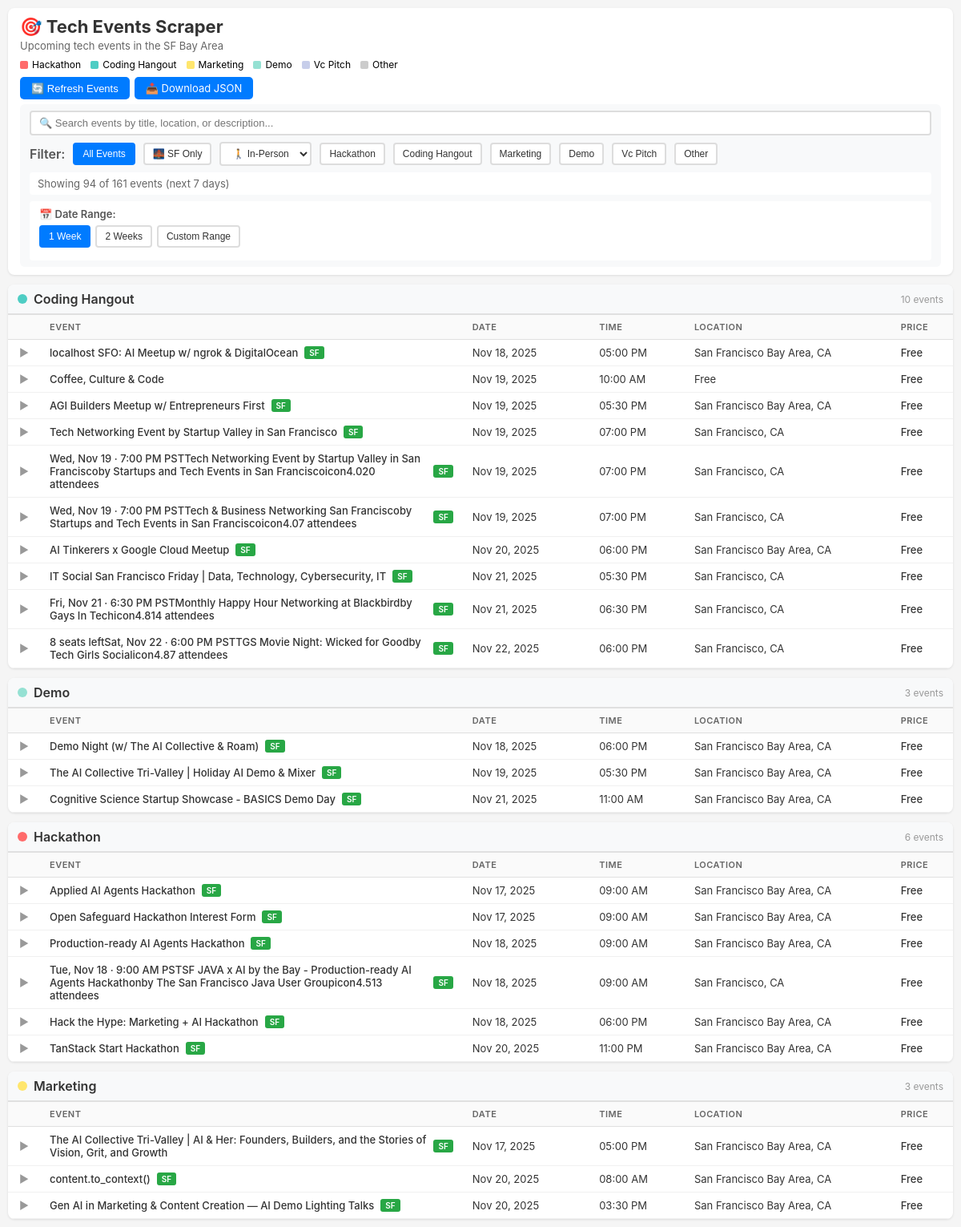
The page / (upper part) on the database its author committed.
### tables this page shows
CREATE TABLE events (
    id INTEGER PRIMARY KEY AUTOINCREMENT,
    title VARCHAR(500) NOT NULL,
    event_date TEXT NOT NULL,  -- Changed from DATE to TEXT
    event_time TEXT,            -- Changed from TIME to TEXT
    location VARCHAR(500),
    url VARCHAR(1000) UNIQUE,
    description TEXT,
    category VARCHAR(50),
    source VARCHAR(100),
    price VARCHAR(100),
    created_at TIMESTAMP DEFAULT CURRENT_TIMESTAMP,
    updated_at TIMESTAMP DEFAULT CURRENT_TIMESTAMP, is_virtual INTEGER DEFAULT 0,
    UNIQUE(title, event_date)
);

### app.py (the view)
@app.route('/')
def index():
    events = get_all_events()
    for event in events:
        event['color'] = CATEGORY_COLORS.get(event['category'], '#CCCCCC')
        event['is_sf'] = is_sf_location(event.get('location', ''))
        if event.get('is_virtual') is None:
            event['is_virtual'] = is_virtual_event(
                event.get('title', ''),
                event.get('description', ''),
                event.get('location', '')
            )
        if event.get('event_date'):
            if isinstance(event['event_date'], str):
                try:
                    event['event_date'] = datetime.strptime(event['event_date'], '%Y-%m-%d').date()
                except:
                    pass
        if event.get('event_time'):
            if isinstance(event['event_time'], str):
                try:
                    event['event_time'] = datetime.strptime(event['event_time'], '%H:%M:%S').time()
                except:
                    try:
                        event['event_time'] = datetime.strptime(event['event_time'], '%H:%M:%S.%f').time()
                    except:
                        pass
    events_by_category = {}
    for event in events:
        category = event['category']
        if category not in events_by_category:
            events_by_category[category] = []
        events_by_category[category].append(event)
    Thread(target=export_to_json, args=(events,)).start()
    return render_template('index.html',
                         events_by_category=events_by_category,
                         category_colors=CATEGORY_COLORS)

### database/db_helper.py (called while the page is built)
@contextmanager
def get_db_connection():
    conn = sqlite3.connect(DB_PATH)
    conn.row_factory = sqlite3.Row  # Return rows as dictionaries
    try:
        yield conn
    finally:
        conn.close()

def get_all_events():
    with get_db_connection() as conn:
        cur = conn.cursor()
        cur.execute("""
            SELECT * FROM events
            WHERE event_date >= date('now')
            ORDER BY category, event_date, event_time
        """)
        return [dict(row) for row in cur.fetchall()]

### scrapers/categorizer.py (called while the page is built)
def is_sf_location(location):
    if not location:
        return False
    location_lower = location.lower()
    if any(non_sf_city in location_lower for non_sf_city in Config.NON_SF_CITIES):
        return False
    if ' sf' in location_lower or ',sf' in location_lower or location_lower.startswith('sf'):
        if 'south sf' not in location_lower and 'ssf' not in location_lower:
            return True
    return any(sf_keyword in location_lower for sf_keyword in Config.SF_LOCATIONS)

### templates/index.html (shortened to what this page needs)
<!DOCTYPE html>
<html lang="en">
<head>
</head>
<body>
    <div class="container">
        <header>
            <h1>🎯 Tech Events Scraper</h1>
            <p class="subtitle">Upcoming tech events in the SF Bay Area</p>
            <div class="legend">
                {% for category, color in category_colors.items() %}
                <div class="legend-item">
                    <div class="legend-color" style="background: {{ color }}"></div>
                    <span>{{ category.replace('_', ' ').title() }}</span>
                </div>
                {% endfor %}
            </div>
            <div class="controls">
                <button onclick="refreshEvents()">🔄 Refresh Events</button>
                <a href="/static/events_export.json" download class="button">
                    📥 Download JSON
                </a>
            </div>
            <div class="search-filter">
                <input type="text"
                       id="searchBox"
                       class="search-box"
                       placeholder="🔍 Search events by title, location, or description..."
                       onkeyup="filterEvents()">
                <div class="filter-group">
                    <span class="filter-label">Filter:</span>
                    <button class="filter-btn active" onclick="filterByCategory('all')">All Events</button>
                    <button class="filter-btn" onclick="filterByLocation('sf')">🌉 SF Only</button>
                    <select class="virtual-dropdown" onchange="filterByVirtual(this.value)">
                        <option value="non-virtual">🚶 In-Person</option>
                    </select>
                    {% for category in category_colors.keys() %}
                    <button class="filter-btn" onclick="filterByCategory('{{ category }}')">
                        {{ category.replace('_', ' ').title() }}
                    </button>
                    {% endfor %}
                </div>
                <div class="stats" id="stats">
                </div>
                <div class="date-filter">
                    <span class="date-filter-label">📅 Date Range:</span>
                    <div class="date-buttons">
                        <button class="date-btn active" onclick="setDateFilter('1week')">1 Week</button>
                        <button class="date-btn" onclick="setDateFilter('2weeks')">2 Weeks</button>
                        <button class="date-btn" onclick="toggleCustomDateRange()">Custom Range</button>
                    </div>
                </div>
            </div>
        </header>
        {% for category, events in events_by_category.items() %}
        <div class="events-table-container">
            <div class="table-category-header">
                <div class="table-category-indicator" style="background: {{ category_colors[category] }}"></div>
                <h2 class="table-category-title">{{ category.replace('_', ' ') }}</h2>
                <span class="table-event-count">{{ events|length }} events</span>
            </div>
            <table class="events-table">
                <thead>
                    <tr>
                        <th style="width: 40px;"></th>
                        <th>Event</th>
                        <th>Date</th>
                        <th class="table-time-cell">Time</th>
                        <th class="table-location-cell">Location</th>
                        <th>Price</th>
                    </tr>
                </thead>
                <tbody>
                    {% for event in events %}
                    <tr class="expandable" onclick="toggleTableRow(this)" data-category="{{ category }}" data-virtual="{{ '1' if event.is_virtual else '0' }}">
                        <td class="table-expand-cell">
                            <span class="expand-icon">▶</span>
                        </td>
                        <td class="table-title-cell">
                            <a href="{{ event.url }}" target="_blank" onclick="event.stopPropagation()">
                                {{ event.title }}
                                {% if event.is_sf %}
                                <span class="table-sf-badge">SF</span>
                                {% endif %}
                            </a>
                        </td>
                        <td class="table-date-cell">
                            {{ event.event_date.strftime('%b %d, %Y') if event.event_date else 'TBD' }}
                        </td>
                        <td class="table-time-cell">
                            {{ event.event_time.strftime('%I:%M %p') if event.event_time else '-' }}
                        </td>
                        <td class="table-location-cell">
                            {{ event.location if event.location else '-' }}
                        </td>
                        <td class="table-price-cell">
                            {{ event.price if event.price else 'Free' }}
                        </td>
                    </tr>
                    {% endfor %}
                </tbody>
            </table>
        </div>
        {% endfor %}
    </div>
</body>
</html>

### templates/index.html (style rules this page uses)
* { margin: 0; padding: 0; box-sizing: border-box; }
body { font-family: -apple-system, BlinkMacSystemFont, 'Segoe UI', Roboto, sans-serif; background: #f5f5f5; padding: 10px; }
.container { max-width: 1200px; margin: 0 auto; }
header { background: white; padding: 10px 15px; border-radius: 8px; margin-bottom: 12px; box-shadow: 0 1px 3px rgba(0,0,0,0.1); }
h1 { color: #333; margin-bottom: 3px; font-size: 22px; }
.subtitle { color: #666; margin-bottom: 8px; font-size: 13px; }
.controls { margin-top: 8px; display: flex; gap: 6px; }
button, .button { background: #007bff; color: white; border: none; padding: 6px 14px; border-radius: 5px; cursor: pointer; font-size: 13px; text-decoration: none; display: inline-block; }
.legend { display: flex; gap: 12px; flex-wrap: wrap; margin-top: 6px; }
.legend-item { display: flex; align-items: center; gap: 5px; font-size: 12px; }
.legend-color { width: 10px; height: 10px; border-radius: 2px; }
.search-filter { background: #f8f9fa; padding: 8px 12px; border-radius: 6px; margin-top: 6px; }
.search-box { width: 100%; padding: 6px 10px; border: 2px solid #ddd; border-radius: 4px; font-size: 13px; margin-bottom: 8px; }
.filter-group { display: flex; gap: 10px; flex-wrap: wrap; align-items: center; }
.filter-label { font-weight: 600; color: #555; }
.filter-btn { padding: 5px 10px; border: 2px solid #ddd; background: white; border-radius: 4px; cursor: pointer; font-size: 12px; color: #333; transition: all 0.2s; }
.filter-btn.active { background: #007bff; color: white; border-color: #007bff; }
.virtual-dropdown { padding: 5px 10px; border: 2px solid #ddd; background: white; border-radius: 4px; cursor: pointer; font-size: 12px; color: #333; transition: all 0.2s; }
.stats { margin-top: 8px; padding: 6px 10px; background: white; border-radius: 4px; font-size: 13px; color: #666; }
.events-table-container { background: white; border-radius: 8px; margin-bottom: 12px; box-shadow: 0 1px 3px rgba(0,0,0,0.1); overflow: hidden; }
.table-category-header { background: #f8f9fa; padding: 8px 12px; border-bottom: 2px solid #e0e0e0; display: flex; align-items: center; gap: 8px; }
.table-category-indicator { width: 12px; height: 12px; border-radius: 50%; }
.table-category-title { font-size: 16px; font-weight: 600; color: #333; text-transform: capitalize; }
.table-event-count { color: #999; font-size: 12px; margin-left: auto; }
.events-table { width: 100%; border-collapse: collapse; }
.events-table thead { background: #fafafa; border-bottom: 1px solid #e0e0e0; }
.events-table th { text-align: left; padding: 8px 12px; font-weight: 600; font-size: 11px; color: #666; text-transform: uppercase; letter-spacing: 0.5px; }
.events-table tbody tr { border-bottom: 1px solid #f0f0f0; transition: background 0.15s; }
.events-table tbody tr.expandable { cursor: pointer; }
.events-table td { padding: 8px 12px; font-size: 13px; color: #333; vertical-align: middle; }
.table-title-cell { font-weight: 500; max-width: 400px; }
.table-title-cell a { color: #333; text-decoration: none; display: flex; align-items: center; gap: 8px; }
.table-date-cell { white-space: nowrap; color: #555; min-width: 120px; }
.table-time-cell { white-space: nowrap; color: #666; min-width: 90px; }
.table-location-cell { color: #666; max-width: 200px; overflow: hidden; text-overflow: ellipsis; white-space: nowrap; }
.table-price-cell { white-space: nowrap; font-weight: 500; color: #28a745; }
.table-expand-cell { width: 40px; text-align: center; }
.expand-icon { color: #999; transition: transform 0.2s; display: inline-block; }
.table-sf-badge { background: #28a745; color: white; padding: 2px 6px; border-radius: 3px; font-size: 10px; font-weight: 600; }
.date-filter { margin-top: 8px; padding: 8px 12px; background: white; border-radius: 4px; }
.date-filter-label { font-weight: 600; color: #555; margin-bottom: 6px; display: block; font-size: 13px; }
.date-buttons { display: flex; gap: 6px; margin-bottom: 8px; }
.date-btn { padding: 5px 10px; border: 2px solid #ddd; background: white; border-radius: 4px; cursor: pointer; font-size: 12px; color: #333; transition: all 0.2s; }
.date-btn.active { background: #007bff; color: white; border-color: #007bff; }

### rows shown on the page
events: replace "Coding Hangout", title "localhost SFO: AI Meetup w/ ngrok & DigitalOcean", event_date "Nov 18, 2025", event_time "05:00 PM", location "San Francisco Bay Area, CA", price "Free"
events: title "Coffee, Culture & Code", event_date "Nov 19, 2025", event_time "10:00 AM", location "Free", price "Free"
events: title "AGI Builders Meetup w/ Entrepreneurs First", shows "SF", event_date "Nov 19, 2025", event_time "05:30 PM", location "San Francisco Bay Area, CA", price "Free"
events: title "Tech Networking Event by Startup Valley in San Francisco", shows "SF", event_date "Nov 19, 2025", event_time "07:00 PM", location "San Francisco, CA", price "Free"
events: title "Wed, Nov 19 · 7:00 PM PSTTech Networking Event by Startup Valley in San Franciscoby Startups and Tech Events in San Franciscoicon4.020 attendees", shows "SF", event_date "Nov 19, 2025", event_time "07:00 PM", location "San Francisco, CA", price "Free"
events: title "Wed, Nov 19 · 7:00 PM PSTTech & Business Networking San Franciscoby Startups and Tech Events in San Franciscoicon4.07 attendees", shows "SF", event_date "Nov 19, 2025", event_time "07:00 PM", location "San Francisco, CA", price "Free"
events: title "AI Tinkerers x Google Cloud Meetup", shows "SF", event_date "Nov 20, 2025", event_time "06:00 PM", location "San Francisco Bay Area, CA", price "Free"
events: title "IT Social San Francisco Friday | Data, Technology, Cybersecurity, IT", shows "SF", event_date "Nov 21, 2025", event_time "05:30 PM", location "San Francisco, CA", price "Free"
events: title "Fri, Nov 21 · 6:30 PM PSTMonthly Happy Hour Networking at Blackbirdby Gays In Techicon4.814 attendees", shows "SF", event_date "Nov 21, 2025", event_time "06:30 PM", location "San Francisco, CA", price "Free"
events: title "8 seats leftSat, Nov 22 · 6:00 PM PSTTGS Movie Night: Wicked for Goodby Tech Girls Socialicon4.87 attendees", shows "SF", event_date "Nov 22, 2025", event_time "06:00 PM", location "San Francisco, CA", price "Free"
events: replace "Demo", title "Demo Night (w/ The AI Collective & Roam)", shows "SF", event_date "Nov 18, 2025", event_time "06:00 PM", location "San Francisco Bay Area, CA", price "Free"
events: title "The AI Collective Tri-Valley | Holiday AI Demo & Mixer", shows "SF", event_date "Nov 19, 2025", event_time "05:30 PM", location "San Francisco Bay Area, CA", price "Free"
events: title "Cognitive Science Startup Showcase - BASICS Demo Day", shows "SF", event_date "Nov 21, 2025", event_time "11:00 AM", location "San Francisco Bay Area, CA", price "Free"
events: replace "Hackathon", title "Applied AI Agents Hackathon", shows "SF", event_date "Nov 17, 2025", event_time "09:00 AM", location "San Francisco Bay Area, CA", price "Free"
events: title "Open Safeguard Hackathon Interest Form", shows "SF", event_date "Nov 17, 2025", event_time "09:00 AM", location "San Francisco Bay Area, CA", price "Free"
events: title "Production-ready AI Agents Hackathon", shows "SF", event_date "Nov 18, 2025", event_time "09:00 AM", location "San Francisco Bay Area, CA", price "Free"
events: title "Tue, Nov 18 · 9:00 AM PSTSF JAVA x AI by the Bay - Production-ready AI Agents Hackathonby The San Francisco Java User Groupicon4.513 attendees", event_date "Nov 18, 2025", event_time "09:00 AM", location "San Francisco, CA", price "Free"
events: title "Hack the Hype: Marketing + AI Hackathon", shows "SF", event_date "Nov 18, 2025", event_time "06:00 PM", location "San Francisco Bay Area, CA", price "Free"
events: title "TanStack Start Hackathon", shows "SF", event_date "Nov 20, 2025", event_time "11:00 PM", location "San Francisco Bay Area, CA", price "Free"
events: replace "Marketing", title "The AI Collective Tri-Valley | AI & Her: Founders, Builders, and the Stories of Vision, Grit, and Growth", shows "SF", event_date "Nov 17, 2025", event_time "05:00 PM", location "San Francisco Bay Area, CA", price "Free"
events: title "content.to_context()", shows "SF", event_date "Nov 20, 2025", event_time "08:00 AM", location "San Francisco Bay Area, CA", price "Free"
events: title "Gen AI in Marketing & Content Creation — AI Demo Lighting Talks", shows "SF", event_date "Nov 20, 2025", event_time "03:30 PM", location "San Francisco Bay Area, CA", price "Free"

### other values the page prints
{{ category.replace('_', ' ').title() }} "Hackathon" "Coding Hangout" "Marketing" "Demo" "Vc Pitch" "Other"
